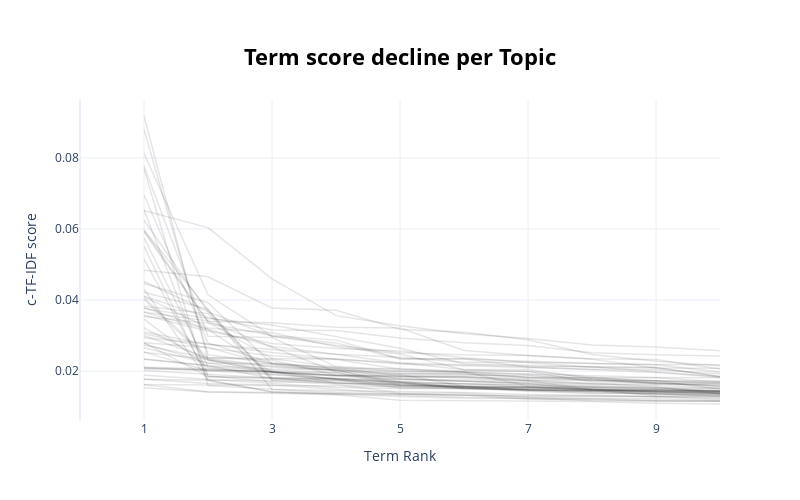

Notebook source saved alongside this figure:
### Markdown cell above
Finally, it is often handy to visualize the term rank, to see clearly which topics have a particular focus on just a few words.

### Code cell
topic_model.visualize_term_rank()

### Figure 1 — Plotly figure (JSON) as saved in the notebook; plotly's stock layout.template omitted (floating-point values rounded to 4 significant figures)
{"data": [{"hovertext": "<b>Topic -1</b>:the_and_to_was_of_flight_in_singap", "line": {"color": "black", "width": 1.5}, "mode": "lines+lines", "name": "", "opacity": 0.1, "type": "scatter", "x": [1, 2, 3, 4, 5, 6, 7, 8, 9, 10], "y": [0.01537, 0.01414, 0.01376, 0.01338, 0.01184, 0.0117, 0.01162, 0.01148, 0.01095, 0.01077]}, {"hovertext": "<b>Topic 0</b>:singapore_to_from_in_flight_and_we_", "line": {"color": "black", "width": 1.5}, "mode": "lines+lines", "name": "", "opacity": 0.1, "type": "scatter", "x": [1, 2, 3, 4, 5, 6, 7, 8, 9, 10], "y": [0.01883, 0.0177, 0.01649, 0.01543, 0.01515, 0.01513, 0.01496, 0.01471, 0.01467, 0.01452]}, {"hovertext": "<b>Topic 1</b>:sq_is_to_the_and_of_in_my_it_always", "line": {"color": "black", "width": 1.5}, "mode": "lines+lines", "name": "", "opacity": 0.1, "type": "scatter", "x": [1, 2, 3, 4, 5, 6, 7, 8, 9, 10], "y": [0.05513, 0.01745, 0.01418, 0.01344, 0.01287, 0.01237, 0.01229, 0.01223, 0.01178, 0.01161]}, {"hovertext": "<b>Topic 2</b>:airline_best_this_is_service_the_an", "line": {"color": "black", "width": 1.5}, "mode": "lines+lines", "name": "", "opacity": 0.1, "type": "scatter", "x": [1, 2, 3, 4, 5, 6, 7, 8, 9, 10], "y": [0.03655, 0.03177, 0.01969, 0.01865, 0.01763, 0.01717, 0.01652, 0.01473, 0.01433, 0.01384]}, {"hovertext": "<b>Topic 3</b>:to_we_the_my_was_had_and_me_for_the", "line": {"color": "black", "width": 1.5}, "mode": "lines+lines", "name": "", "opacity": 0.1, "type": "scatter", "x": [1, 2, 3, 4, 5, 6, 7, 8, 9, 10], "y": [0.01619, 0.01419, 0.01404, 0.01364, 0.01326, 0.01264, 0.01247, 0.01166, 0.01164, 0.01157]}, {"hovertext": "<b>Topic 4</b>:economy_premium_the_we_singapore_an", "line": {"color": "black", "width": 1.5}, "mode": "lines+lines", "name": "", "opacity": 0.1, "type": "scatter", "x": [1, 2, 3, 4, 5, 6, 7, 8, 9, 10], "y": [0.04221, 0.03741, 0.01485, 0.014, 0.01359, 0.01319, 0.01291, 0.01291, 0.01279, 0.01217]}, {"hovertext": "<b>Topic 5</b>:seats_seat_was_comfortable_and_very", "line": {"color": "black", "width": 1.5}, "mode": "lines+lines", "name": "", "opacity": 0.1, "type": "scatter", "x": [1, 2, 3, 4, 5, 6, 7, 8, 9, 10], "y": [0.02019, 0.01911, 0.01812, 0.0177, 0.01608, 0.01549, 0.01542, 0.01473, 0.01457, 0.01453]}, {"hovertext": "<b>Topic 6</b>:economy_premium_seats_extra_the_mor", "line": {"color": "black", "width": 1.5}, "mode": "lines+lines", "name": "", "opacity": 0.1, "type": "scatter", "x": [1, 2, 3, 4, 5, 6, 7, 8, 9, 10], "y": [0.04469, 0.03926, 0.02199, 0.02036, 0.01627, 0.01585, 0.01478, 0.01467, 0.01404, 0.01364]}, {"hovertext": "<b>Topic 7</b>:airlines_singapore_best_airline_is_", "line": {"color": "black", "width": 1.5}, "mode": "lines+lines", "name": "", "opacity": 0.1, "type": "scatter", "x": [1, 2, 3, 4, 5, 6, 7, 8, 9, 10], "y": [0.03793, 0.03179, 0.02693, 0.02475, 0.02231, 0.02047, 0.02047, 0.01787, 0.01731, 0.01489]}, {"hovertext": "<b>Topic 8</b>:staff_crew_and_was_friendly_service", "line": {"color": "black", "width": 1.5}, "mode": "lines+lines", "name": "", "opacity": 0.1, "type": "scatter", "x": [1, 2, 3, 4, 5, 6, 7, 8, 9, 10], "y": [0.02728, 0.02363, 0.02141, 0.02044, 0.01931, 0.01927, 0.0183, 0.01819, 0.01815, 0.01702]}, {"hovertext": "<b>Topic 9</b>:class_business_singapore_is_airline", "line": {"color": "black", "width": 1.5}, "mode": "lines+lines", "name": "", "opacity": 0.1, "type": "scatter", "x": [1, 2, 3, 4, 5, 6, 7, 8, 9, 10], "y": [0.03828, 0.03621, 0.01776, 0.01752, 0.01694, 0.01525, 0.01438, 0.01375, 0.01362, 0.01311]}, {"hovertext": "<b>Topic 10</b>:the_seat_to_on_seats_in_of_singapo", "line": {"color": "black", "width": 1.5}, "mode": "lines+lines", "name": "", "opacity": 0.1, "type": "scatter", "x": [1, 2, 3, 4, 5, 6, 7, 8, 9, 10], "y": [0.01776, 0.01748, 0.01421, 0.0137, 0.01348, 0.01328, 0.01209, 0.01197, 0.01158, 0.01153]}, {"hovertext": "<b>Topic 11</b>:a380_was_the_on_and_very_but_seats", "line": {"color": "black", "width": 1.5}, "mode": "lines+lines", "name": "", "opacity": 0.1, "type": "scatter", "x": [1, 2, 3, 4, 5, 6, 7, 8, 9, 10], "y": [0.04305, 0.0175, 0.0173, 0.0163, 0.01384, 0.01382, 0.01263, 0.01231, 0.01224, 0.01184]}, {"hovertext": "<b>Topic 12</b>:singapore_flight_was_and_experienc", "line": {"color": "black", "width": 1.5}, "mode": "lines+lines", "name": "", "opacity": 0.1, "type": "scatter", "x": [1, 2, 3, 4, 5, 6, 7, 8, 9, 10], "y": [0.02068, 0.02042, 0.01988, 0.01779, 0.01773, 0.01761, 0.01729, 0.01486, 0.01422, 0.01369]}, {"hovertext": "<b>Topic 13</b>:sia_the_to_is_and_service_flight_a", "line": {"color": "black", "width": 1.5}, "mode": "lines+lines", "name": "", "opacity": 0.1, "type": "scatter", "x": [1, 2, 3, 4, 5, 6, 7, 8, 9, 10], "y": [0.07687, 0.016, 0.01494, 0.01449, 0.01427, 0.014, 0.01346, 0.01326, 0.01282, 0.01245]}, {"hovertext": "<b>Topic 14</b>:class_business_the_was_first_and_s", "line": {"color": "black", "width": 1.5}, "mode": "lines+lines", "name": "", "opacity": 0.1, "type": "scatter", "x": [1, 2, 3, 4, 5, 6, 7, 8, 9, 10], "y": [0.04525, 0.03677, 0.01818, 0.01654, 0.0165, 0.01554, 0.01485, 0.01421, 0.01402, 0.01388]}, {"hovertext": "<b>Topic 15</b>:singapore_airlines_have_with_airli", "line": {"color": "black", "width": 1.5}, "mode": "lines+lines", "name": "", "opacity": 0.1, "type": "scatter", "x": [1, 2, 3, 4, 5, 6, 7, 8, 9, 10], "y": [0.02943, 0.02762, 0.02528, 0.02345, 0.0223, 0.02171, 0.02132, 0.02128, 0.01993, 0.01845]}, {"hovertext": "<b>Topic 16</b>:movies_good_was_entertainment_flig", "line": {"color": "black", "width": 1.5}, "mode": "lines+lines", "name": "", "opacity": 0.1, "type": "scatter", "x": [1, 2, 3, 4, 5, 6, 7, 8, 9, 10], "y": [0.03054, 0.02649, 0.02433, 0.02331, 0.02054, 0.02014, 0.01995, 0.01839, 0.01671, 0.01582]}, {"hovertext": "<b>Topic 17</b>:service_good_food_great_excellent_", "line": {"color": "black", "width": 1.5}, "mode": "lines+lines", "name": "", "opacity": 0.1, "type": "scatter", "x": [1, 2, 3, 4, 5, 6, 7, 8, 9, 10], "y": [0.04837, 0.04657, 0.03778, 0.03716, 0.0318, 0.03098, 0.02884, 0.02468, 0.02281, 0.02154]}, {"hovertext": "<b>Topic 18</b>:my_me_to_they_ticket_that_call_tol", "line": {"color": "black", "width": 1.5}, "mode": "lines+lines", "name": "", "opacity": 0.1, "type": "scatter", "x": [1, 2, 3, 4, 5, 6, 7, 8, 9, 10], "y": [0.02102, 0.02033, 0.01995, 0.01767, 0.01524, 0.01513, 0.01467, 0.0144, 0.01369, 0.01291]}, {"hovertext": "<b>Topic 19</b>:flight_was_hours_long_food_good_en", "line": {"color": "black", "width": 1.5}, "mode": "lines+lines", "name": "", "opacity": 0.1, "type": "scatter", "x": [1, 2, 3, 4, 5, 6, 7, 8, 9, 10], "y": [0.02535, 0.02339, 0.0203, 0.01957, 0.01597, 0.01552, 0.01551, 0.01484, 0.01311, 0.01302]}, {"hovertext": "<b>Topic 20</b>:children_kids_with_child_we_to_of_", "line": {"color": "black", "width": 1.5}, "mode": "lines+lines", "name": "", "opacity": 0.1, "type": "scatter", "x": [1, 2, 3, 4, 5, 6, 7, 8, 9, 10], "y": [0.02335, 0.02163, 0.01794, 0.01662, 0.0155, 0.01533, 0.01466, 0.0143, 0.01351, 0.01328]}, {"hovertext": "<b>Topic 21</b>:service_excellent_good_great_very_", "line": {"color": "black", "width": 1.5}, "mode": "lines+lines", "name": "", "opacity": 0.1, "type": "scatter", "x": [1, 2, 3, 4, 5, 6, 7, 8, 9, 10], "y": [0.03764, 0.0348, 0.033, 0.02971, 0.02644, 0.02209, 0.02158, 0.02122, 0.02109, 0.01845]}, {"hovertext": "<b>Topic 22</b>:changi_airport_is_good_service_in_", "line": {"color": "black", "width": 1.5}, "mode": "lines+lines", "name": "", "opacity": 0.1, "type": "scatter", "x": [1, 2, 3, 4, 5, 6, 7, 8, 9, 10], "y": [0.05967, 0.03734, 0.0174, 0.01729, 0.01653, 0.01645, 0.0161, 0.0155, 0.01493, 0.01449]}, {"hovertext": "<b>Topic 23</b>:luggage_my_that_bags_to_they_it_ba", "line": {"color": "black", "width": 1.5}, "mode": "lines+lines", "name": "", "opacity": 0.1, "type": "scatter", "x": [1, 2, 3, 4, 5, 6, 7, 8, 9, 10], "y": [0.04018, 0.02318, 0.01969, 0.01961, 0.01683, 0.01529, 0.01459, 0.01395, 0.01365, 0.01344]}, {"hovertext": "<b>Topic 24</b>:tokyo_flight_japan_we_the_was_from", "line": {"color": "black", "width": 1.5}, "mode": "lines+lines", "name": "", "opacity": 0.1, "type": "scatter", "x": [1, 2, 3, 4, 5, 6, 7, 8, 9, 10], "y": [0.03216, 0.02305, 0.01982, 0.01671, 0.01612, 0.0156, 0.01544, 0.01519, 0.0144, 0.01438]}, {"hovertext": "<b>Topic 25</b>:movies_was_were_very_watch_good_an", "line": {"color": "black", "width": 1.5}, "mode": "lines+lines", "name": "", "opacity": 0.1, "type": "scatter", "x": [1, 2, 3, 4, 5, 6, 7, 8, 9, 10], "y": [0.02775, 0.02234, 0.01959, 0.01872, 0.01852, 0.01841, 0.0179, 0.01775, 0.01642, 0.01639]}, {"hovertext": "<b>Topic 26</b>:a380_the_emirates_777_on_as_was_an", "line": {"color": "black", "width": 1.5}, "mode": "lines+lines", "name": "", "opacity": 0.1, "type": "scatter", "x": [1, 2, 3, 4, 5, 6, 7, 8, 9, 10], "y": [0.03464, 0.021, 0.01911, 0.01788, 0.01577, 0.01555, 0.01517, 0.01505, 0.01391, 0.01359]}, {"hovertext": "<b>Topic 27</b>:manchester_flight_was_uk_singapore", "line": {"color": "black", "width": 1.5}, "mode": "lines+lines", "name": "", "opacity": 0.1, "type": "scatter", "x": [1, 2, 3, 4, 5, 6, 7, 8, 9, 10], "y": [0.06542, 0.01874, 0.01695, 0.01689, 0.01594, 0.0159, 0.01566, 0.01493, 0.01477, 0.01411]}, {"hovertext": "<b>Topic 28</b>:crew_members_thank_birthday_tan_li", "line": {"color": "black", "width": 1.5}, "mode": "lines+lines", "name": "", "opacity": 0.1, "type": "scatter", "x": [1, 2, 3, 4, 5, 6, 7, 8, 9, 10], "y": [0.02797, 0.02665, 0.02183, 0.0202, 0.01944, 0.01922, 0.01813, 0.01744, 0.01721, 0.01689]}, {"hovertext": "<b>Topic 29</b>:a350_900_is_airbus_the_aircraft_on", "line": {"color": "black", "width": 1.5}, "mode": "lines+lines", "name": "", "opacity": 0.1, "type": "scatter", "x": [1, 2, 3, 4, 5, 6, 7, 8, 9, 10], "y": [0.06956, 0.02797, 0.02222, 0.02068, 0.01779, 0.01718, 0.01683, 0.01643, 0.01637, 0.01587]}, {"hovertext": "<b>Topic 30</b>:we_singapore_us_our_to_delayed_the", "line": {"color": "black", "width": 1.5}, "mode": "lines+lines", "name": "", "opacity": 0.1, "type": "scatter", "x": [1, 2, 3, 4, 5, 6, 7, 8, 9, 10], "y": [0.02662, 0.0222, 0.02212, 0.02103, 0.01858, 0.01842, 0.01744, 0.01743, 0.01727, 0.01723]}, {"hovertext": "<b>Topic 31</b>:phuket_airport_singapore_airlines_", "line": {"color": "black", "width": 1.5}, "mode": "lines+lines", "name": "", "opacity": 0.1, "type": "scatter", "x": [1, 2, 3, 4, 5, 6, 7, 8, 9, 10], "y": [0.07774, 0.02986, 0.02946, 0.02129, 0.0203, 0.01978, 0.01587, 0.01543, 0.01519, 0.01508]}, {"hovertext": "<b>Topic 32</b>:was_very_flight_were_food_good_the", "line": {"color": "black", "width": 1.5}, "mode": "lines+lines", "name": "", "opacity": 0.1, "type": "scatter", "x": [1, 2, 3, 4, 5, 6, 7, 8, 9, 10], "y": [0.02345, 0.02155, 0.02059, 0.02051, 0.02002, 0.01972, 0.01827, 0.01824, 0.01728, 0.0165]}, {"hovertext": "<b>Topic 33</b>:are_attendants_airlines_always_wit", "line": {"color": "black", "width": 1.5}, "mode": "lines+lines", "name": "", "opacity": 0.1, "type": "scatter", "x": [1, 2, 3, 4, 5, 6, 7, 8, 9, 10], "y": [0.03537, 0.03349, 0.03002, 0.02874, 0.02353, 0.02351, 0.02119, 0.0205, 0.01962, 0.01833]}, {"hovertext": "<b>Topic 34</b>:very_meals_with_and_food_singapore", "line": {"color": "black", "width": 1.5}, "mode": "lines+lines", "name": "", "opacity": 0.1, "type": "scatter", "x": [1, 2, 3, 4, 5, 6, 7, 8, 9, 10], "y": [0.0208, 0.02016, 0.0198, 0.01884, 0.01836, 0.01834, 0.01742, 0.01663, 0.01562, 0.01367]}, {"hovertext": "<b>Topic 35</b>:are_always_airlines_safe_is_singap", "line": {"color": "black", "width": 1.5}, "mode": "lines+lines", "name": "", "opacity": 0.1, "type": "scatter", "x": [1, 2, 3, 4, 5, 6, 7, 8, 9, 10], "y": [0.03576, 0.03129, 0.02782, 0.02637, 0.0257, 0.02377, 0.02244, 0.02109, 0.02089, 0.01856]}, {"hovertext": "<b>Topic 36</b>:sa_we_with_happy_in_and_to_from_fo", "line": {"color": "black", "width": 1.5}, "mode": "lines+lines", "name": "", "opacity": 0.1, "type": "scatter", "x": [1, 2, 3, 4, 5, 6, 7, 8, 9, 10], "y": [0.0918, 0.02322, 0.02116, 0.02023, 0.01702, 0.01647, 0.01561, 0.01468, 0.01437, 0.01416]}, {"hovertext": "<b>Topic 37</b>:check_was_in_boarding_good_orderly", "line": {"color": "black", "width": 1.5}, "mode": "lines+lines", "name": "", "opacity": 0.1, "type": "scatter", "x": [1, 2, 3, 4, 5, 6, 7, 8, 9, 10], "y": [0.08125, 0.04149, 0.02984, 0.02732, 0.02522, 0.02459, 0.02439, 0.02348, 0.02329, 0.02062]}, {"hovertext": "<b>Topic 38</b>:is_airline_airlines_the_seat_singa", "line": {"color": "black", "width": 1.5}, "mode": "lines+lines", "name": "", "opacity": 0.1, "type": "scatter", "x": [1, 2, 3, 4, 5, 6, 7, 8, 9, 10], "y": [0.02108, 0.02069, 0.0197, 0.01878, 0.01798, 0.01716, 0.01653, 0.01611, 0.01534, 0.0153]}, {"hovertext": "<b>Topic 39</b>:wheelchair_my_at_to_and_walk_we_th", "line": {"color": "black", "width": 1.5}, "mode": "lines+lines", "name": "", "opacity": 0.1, "type": "scatter", "x": [1, 2, 3, 4, 5, 6, 7, 8, 9, 10], "y": [0.05756, 0.02129, 0.01998, 0.01886, 0.01862, 0.01811, 0.01722, 0.01636, 0.01599, 0.01533]}, {"hovertext": "<b>Topic 40</b>:bali_singarpore_was_flight_the_col", "line": {"color": "black", "width": 1.5}, "mode": "lines+lines", "name": "", "opacity": 0.1, "type": "scatter", "x": [1, 2, 3, 4, 5, 6, 7, 8, 9, 10], "y": [0.05153, 0.01852, 0.01817, 0.01805, 0.01701, 0.01636, 0.01629, 0.0157, 0.01543, 0.01422]}, {"hovertext": "<b>Topic 41</b>:same_sugar_was_food_this_chicken_t", "line": {"color": "black", "width": 1.5}, "mode": "lines+lines", "name": "", "opacity": 0.1, "type": "scatter", "x": [1, 2, 3, 4, 5, 6, 7, 8, 9, 10], "y": [0.02998, 0.02381, 0.02351, 0.02346, 0.02202, 0.02148, 0.02116, 0.02055, 0.02043, 0.01926]}, {"hovertext": "<b>Topic 42</b>:a350_stockholm_moscow_aircraft_rou", "line": {"color": "black", "width": 1.5}, "mode": "lines+lines", "name": "", "opacity": 0.1, "type": "scatter", "x": [1, 2, 3, 4, 5, 6, 7, 8, 9, 10], "y": [0.04096, 0.03214, 0.0308, 0.02691, 0.02486, 0.02041, 0.01991, 0.01703, 0.01677, 0.01578]}, {"hovertext": "<b>Topic 43</b>:zealand_new_singapore_travel_nz_au", "line": {"color": "black", "width": 1.5}, "mode": "lines+lines", "name": "", "opacity": 0.1, "type": "scatter", "x": [1, 2, 3, 4, 5, 6, 7, 8, 9, 10], "y": [0.06247, 0.03669, 0.02981, 0.02797, 0.02347, 0.0234, 0.02279, 0.02218, 0.02183, 0.01974]}, {"hovertext": "<b>Topic 44</b>:they_of_the_water_was_singapore_no", "line": {"color": "black", "width": 1.5}, "mode": "lines+lines", "name": "", "opacity": 0.1, "type": "scatter", "x": [1, 2, 3, 4, 5, 6, 7, 8, 9, 10], "y": [0.01771, 0.01654, 0.01613, 0.01491, 0.01365, 0.01326, 0.0131, 0.01294, 0.0129, 0.01283]}, {"hovertext": "<b>Topic 45</b>:business_lounge_class_brisbane_the", "line": {"color": "black", "width": 1.5}, "mode": "lines+lines", "name": "", "opacity": 0.1, "type": "scatter", "x": [1, 2, 3, 4, 5, 6, 7, 8, 9, 10], "y": [0.03663, 0.03414, 0.02681, 0.01986, 0.01908, 0.01579, 0.01461, 0.01455, 0.01445, 0.01421]}, {"hovertext": "<b>Topic 46</b>:service_them_recommend_surely_grea", "line": {"color": "black", "width": 1.5}, "mode": "lines+lines", "name": "", "opacity": 0.1, "type": "scatter", "x": [1, 2, 3, 4, 5, 6, 7, 8, 9, 10], "y": [0.06522, 0.0604, 0.04596, 0.03563, 0.03275, 0.03054, 0.02917, 0.02737, 0.0268, 0.02573]}, {"hovertext": "<b>Topic 47</b>:singapore_bathrooms_request_toilet", "line": {"color": "black", "width": 1.5}, "mode": "lines+lines", "name": "", "opacity": 0.1, "type": "scatter", "x": [1, 2, 3, 4, 5, 6, 7, 8, 9, 10], "y": [0.01623, 0.01607, 0.01579, 0.01573, 0.01569, 0.01522, 0.01496, 0.01489, 0.01474, 0.01439]}, {"hovertext": "<b>Topic 48</b>:is_atmosphere_flight_good_food_com", "line": {"color": "black", "width": 1.5}, "mode": "lines+lines", "name": "", "opacity": 0.1, "type": "scatter", "x": [1, 2, 3, 4, 5, 6, 7, 8, 9, 10], "y": [0.03103, 0.02754, 0.02613, 0.02479, 0.02391, 0.02252, 0.02249, 0.02216, 0.02192, 0.02184]}, {"hovertext": "<b>Topic 49</b>:hot_always_towels_airlines_towel_l", "line": {"color": "black", "width": 1.5}, "mode": "lines+lines", "name": "", "opacity": 0.1, "type": "scatter", "x": [1, 2, 3, 4, 5, 6, 7, 8, 9, 10], "y": [0.04113, 0.0351, 0.03159, 0.03143, 0.02933, 0.02804, 0.02726, 0.02522, 0.02459, 0.02431]}, {"hovertext": "<b>Topic 50</b>:wheelchair_disabled_chair_wheel_as", "line": {"color": "black", "width": 1.5}, "mode": "lines+lines", "name": "", "opacity": 0.1, "type": "scatter", "x": [1, 2, 3, 4, 5, 6, 7, 8, 9, 10], "y": [0.05967, 0.03405, 0.0336, 0.03234, 0.03212, 0.02582, 0.02444, 0.0234, 0.0209, 0.0208]}, {"hovertext": "<b>Topic 51</b>:water_serving_drinks_drink_serve_o", "line": {"color": "black", "width": 1.5}, "mode": "lines+lines", "name": "", "opacity": 0.1, "type": "scatter", "x": [1, 2, 3, 4, 5, 6, 7, 8, 9, 10], "y": [0.02537, 0.0201, 0.01897, 0.01783, 0.01674, 0.01497, 0.01474, 0.01463, 0.01424, 0.01396]}, {"hovertext": "<b>Topic 52</b>:water_you_toilets_at_tiny_security", "line": {"color": "black", "width": 1.5}, "mode": "lines+lines", "name": "", "opacity": 0.1, "type": "scatter", "x": [1, 2, 3, 4, 5, 6, 7, 8, 9, 10], "y": [0.04065, 0.02383, 0.02312, 0.01896, 0.01895, 0.01894, 0.01881, 0.01737, 0.01685, 0.0168]}, {"hovertext": "<b>Topic 53</b>:mumbai_bengaluru_singapore_flight_", "line": {"color": "black", "width": 1.5}, "mode": "lines+lines", "name": "", "opacity": 0.1, "type": "scatter", "x": [1, 2, 3, 4, 5, 6, 7, 8, 9, 10], "y": [0.05914, 0.03376, 0.02354, 0.02115, 0.01986, 0.01976, 0.01918, 0.01866, 0.01823, 0.01814]}, {"hovertext": "<b>Topic 54</b>:seats_to_seat_my_in_the_on_singapo", "line": {"color": "black", "width": 1.5}, "mode": "lines+lines", "name": "", "opacity": 0.1, "type": "scatter", "x": [1, 2, 3, 4, 5, 6, 7, 8, 9, 10], "y": [0.02802, 0.01841, 0.01796, 0.01791, 0.01696, 0.01575, 0.01555, 0.01542, 0.015, 0.0145]}, {"hovertext": "<b>Topic 55</b>:hanoi_on_was_flight_singapore_the_", "line": {"color": "black", "width": 1.5}, "mode": "lines+lines", "name": "", "opacity": 0.1, "type": "scatter", "x": [1, 2, 3, 4, 5, 6, 7, 8, 9, 10], "y": [0.08805, 0.02463, 0.0223, 0.02085, 0.02076, 0.01973, 0.0191, 0.01786, 0.0165, 0.01631]}], "layout": {"height": 500, "hoverlabel": {"bgcolor": "white", "font": {"family": "Rockwell", "size": 16}}, "showlegend": false, "title": {"font": {"color": "Black", "size": 22}, "text": "<b>Term score decline per Topic</b>", "x": 0.5, "xanchor": "center", "y": 0.9, "yanchor": "top"}, "width": 800, "xaxis": {"dtick": 2, "range": [0, 10], "tick0": 1, "title": {"text": "Term Rank"}}, "yaxis": {"title": {"text": "c-TF-IDF score"}}}}
